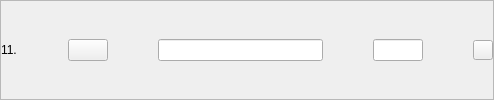
              <widget class="QFrame" name="publish11">
               <property name="styleSheet">
                <string notr="true">QPushButton#eliminarProducto11{
border: none;
}</string>
               </property>
               <property name="frameShape">
                <enum>QFrame::StyledPanel</enum>
               </property>
               <property name="frameShadow">
                <enum>QFrame::Raised</enum>
               </property>
               <layout class="QHBoxLayout" name="horizontalLayout_16" stretch="1,0,10,3,0">
                <property name="spacing">
                 <number>50</number>
                </property>
                <property name="leftMargin">
                 <number>0</number>
                </property>
                <property name="topMargin">
                 <number>0</number>
                </property>
                <property name="rightMargin">
                 <number>0</number>
                </property>
                <property name="bottomMargin">
                 <number>0</number>
                </property>
                <item>
                 <widget class="QLabel" name="nro11Publish">
                  <property name="text">
                   <string>11.</string>
                  </property>
                 </widget>
                </item>
                <item>
                 <widget class="QPushButton" name="seePublish11">
                  <property name="text">
                   <string/>
                  </property>
                  <property name="icon">
                   <iconset resource="../resources.qrc">
                    <normaloff>:/Buttons/img/amacapy-boton-ver.png</normaloff>:/Buttons/img/amacapy-boton-ver.png</iconset>
                  </property>
                  <property name="iconSize">
                   <size>
                    <width>30</width>
                    <height>30</height>
                   </size>
                  </property>
                 </widget>
                </item>
                <item>
                 <widget class="QLineEdit" name="titlePublish11"/>
                </item>
                <item>
                 <widget class="QLineEdit" name="pricePublish11">
                  <property name="maximumSize">
                   <size>
                    <width>120</width>
                    <height>16777215</height>
                   </size>
                  </property>
                 </widget>
                </item>
                <item>
                 <widget class="QPushButton" name="deleteProduct11Button">
                  <property name="maximumSize">
                   <size>
                    <width>20</width>
                    <height>20</height>
                   </size>
                  </property>
                  <property name="text">
                   <string/>
                  </property>
                  <property name="icon">
                   <iconset resource="../resources.qrc">
                    <normaloff>:/Buttons/img/amacapy-boton-eliminar.png</normaloff>:/Buttons/img/amacapy-boton-eliminar.png</iconset>
                  </property>
                  <property name="iconSize">
                   <size>
                    <width>20</width>
                    <height>20</height>
                   </size>
                  </property>
                 </widget>
                </item>
               </layout>
              </widget>
